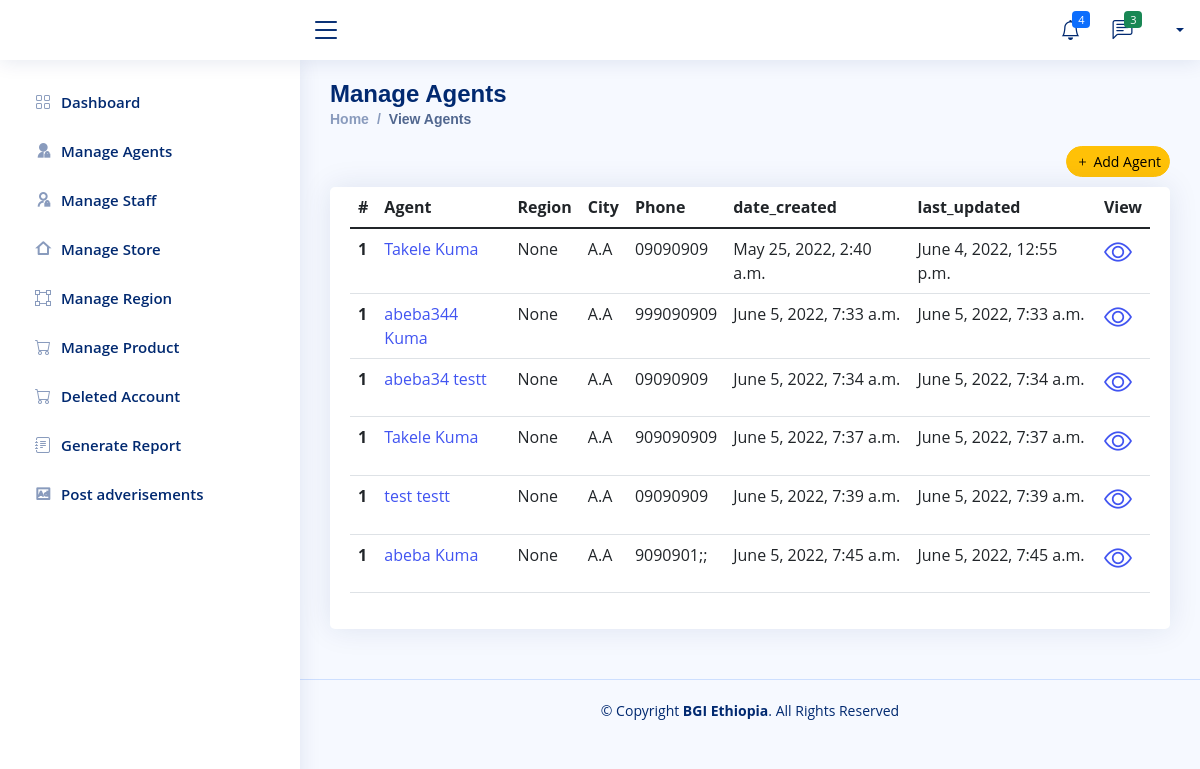
The page /BGI/agent-view/ on the database its author committed.
### Company/models.py (models this page shows, shortened)
class Agent(models.Model):
    user=models.OneToOneField(User,null=True, on_delete=models.CASCADE)
    Full_Name=models.CharField(max_length=300, null=True)
    phone1 = models.CharField(max_length=200, null=True)
    phone2 = models.CharField(max_length=200, null=True)
    facebook = models.CharField(max_length=200, null=True)
    telegram = models.CharField(max_length=200, null=True)
    instagram = models.CharField(max_length=200, null=True)
    about = models.TextField(max_length=500, null=True)
    profile_pic=models.ImageField(null=True,blank=True, upload_to='Profile/')
    Region=models.ForeignKey(Region,null=True, on_delete=models.CASCADE)
    city = models.CharField(max_length=200, null=True)
    address = models.CharField(max_length=200, null=True)
    location = models.CharField(max_length=500, null=True)
    TIN_NO = models.CharField(max_length=500, null=True)
    License = models.FileField(null=True, blank=True, upload_to='License')
    agreement = models.FileField(null=True, blank=True, upload_to='Agreement')
    marchentId=models.CharField(max_length=500, null=True)
    date_created = models.DateTimeField(auto_now_add=True, null=True)
    last_updated = models.DateTimeField(auto_now_add=True, null=True)

### Company/views.py (the view)
# urls.py: path('agent-view/',views.agent_view,name='agent-view'),
def agent_view(request):
    all_agent = Agent.objects.all()
    context = {
        'all_agent':all_agent,
    }
    return render(request,'Company/agents/agent-view.html',context)

### Templates/Company/agents/agent-view.html
{% extends 'Company/company-base.html' %}
{% block content %}
<main id="main" class="main">
  <div class="pagetitle">
    <h1>Manage Agents</h1>
    <nav>
      <ol class="breadcrumb">
        <li class="breadcrumb-item"><a href="{% url 'admin-dashbord' %}">Home</a></li>
        <li class="breadcrumb-item active">View Agents</li>
      </ol>
      <div class="text-end">
        <a href="{% url 'add-agent' %}" class="item-end">
          <button type="button" class="btn btn-sm rounded-pill btn-warning"><i class="bi bi-plus me-1"></i>Add
            Agent</button>
        </a>
      </div>
    </nav>
  </div>
  <section class="section">
    <div class="row">
      <div class="col-lg-12">
        <div class="card">
          <div class="card-body">
            <table class="table datatable">
              <thead>
                <tr>
                  <th scope="col">#</th>
                  <th scope="col">Agent</th>
                  <th scope="col">Region</th>
                  <th scope="col">City</th>
                  <th scope="col">Phone</th>
                  <th scope="col">date_created</th>
                  <th scope="col">last_updated</th>
                  <th scope="col">View</th>
                </tr>
              </thead>
              <tbody>
                {% for agent in all_agent %}
                {% if agent.user.is_active%}
                <tr>
                  <th scope="row">1</th>
                  <td><a href="{%  url 'agent-detail' agent.id  %}">{{agent.Full_Name}}</a></td>
                  <td>{{agent.Region}}</td>
                  <td>{{agent.city}}</td>
                  <td>{{agent.phone1}}</td>
                  <td>{{agent.date_created}}</td>
                  <td>{{agent.last_updated}}</td>
                  <td><a href="{% url 'agent-detail' agent.id %}">
                      <h3><i class="bi bi-eye"></i></h3>
                    </a></td>
                </tr>
                {% endif %}
                {% endfor %}
              </tbody>
            </table>
          </div>
        </div>
      </div>
    </div>
  </section>
</main>
{% endblock %}

### static/assets/css/style.css (style rules this page uses)
:root { scroll-behavior: smooth; }
body { font-family: "Open Sans", sans-serif; background: #f6f9ff; color: #444444; }
a { color: #4154f1; text-decoration: none; }
h1, h2, h3, h4, h5, h6 { font-family: "Nunito", sans-serif; }
#main { margin-top: 60px; padding: 20px 30px; transition: all 0.3s; }
.pagetitle { margin-bottom: 10px; }
.pagetitle h1 { font-size: 24px; margin-bottom: 0; font-weight: 600; color: #012970; }
.card { margin-bottom: 30px; border: none; border-radius: 5px; box-shadow: 0px 0 30px rgba(1, 41, 112, 0.1); }
.card-body { padding: 0 20px 20px 20px; }
.breadcrumb { font-size: 14px; font-family: "Nunito", sans-serif; color: #899bbd; font-weight: 600; }
.breadcrumb a { color: #899bbd; transition: 0.3s; }
.breadcrumb .breadcrumb-item::before { color: #899bbd; }
.breadcrumb .active { color: #51678f; font-weight: 600; }
@media (min-width: 1200px) { #main, #footer { margin-left: 300px; } }

### rows shown on the page
Agent: Full_Name "Takele Kuma", Region "None", city "A.A", phone1 "09090909", date_created "May 25, 2022, 2:40 a.m.", last_updated "June 4, 2022, 12:55 p.m."
Agent: Full_Name "abeba344 Kuma", Region "None", city "A.A", phone1 "999090909", date_created "June 5, 2022, 7:33 a.m.", last_updated "June 5, 2022, 7:33 a.m."
Agent: Full_Name "abeba34 testt", Region "None", city "A.A", phone1 "09090909", date_created "June 5, 2022, 7:34 a.m.", last_updated "June 5, 2022, 7:34 a.m."
Agent: Full_Name "Takele Kuma", Region "None", city "A.A", phone1 "909090909", date_created "June 5, 2022, 7:37 a.m.", last_updated "June 5, 2022, 7:37 a.m."
Agent: Full_Name "test testt", Region "None", city "A.A", phone1 "09090909", date_created "June 5, 2022, 7:39 a.m.", last_updated "June 5, 2022, 7:39 a.m."
Agent: Full_Name "abeba Kuma", Region "None", city "A.A", phone1 "9090901;;", date_created "June 5, 2022, 7:45 a.m.", last_updated "June 5, 2022, 7:45 a.m."
